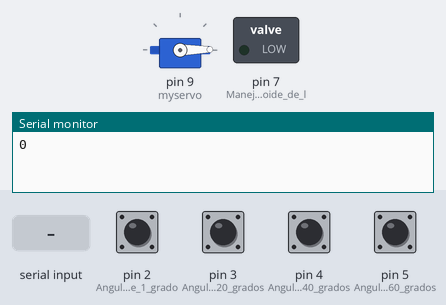
Bench run of a sketch on a simulated Arduino Uno, built with avr-gcc and run on an emulated ATmega328P. Shown: servo, switched loads named in the sketch (green lamp = pin HIGH), the last lines printed to the serial monitor. The inputs (shaded band) are chosen by the test bench; at power-on: pin 2 (Angulo_de_1_grado), pin 3 (Angulo_de_20_grados), pin 4 (Angulo_de_40_grados), pin 5 (Angulo_de_60_grados) HIGH.

Above: at 2.3 s.
2.4 s: pin 3 (Angulo_de_20_grados) pulled LOW for 0.15 s
At 6.2 s:
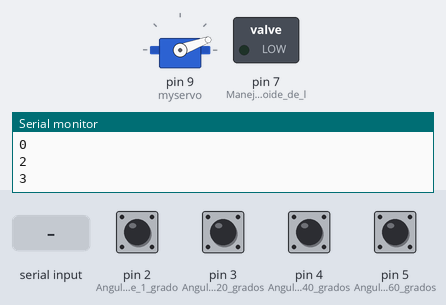
7.4 s: "30,150\n" received over Serial
At 13.5 s:
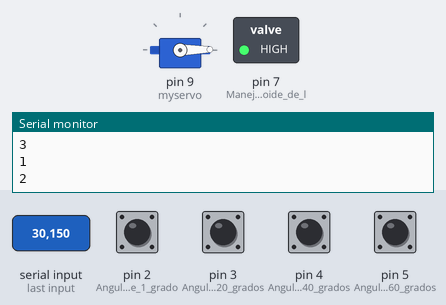
At 23.0 s:
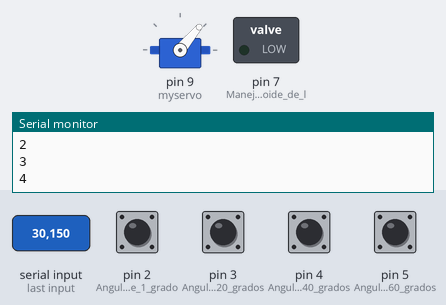
Timing chart, 0 to 23.2 s (numbered marks = the images above; inputs shaded):
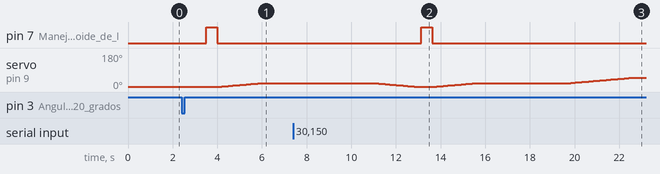

The sketch:

plano_inclinado_80.ino
```cpp
/******************************************************
#
#  Comunicacion con Arduino - Python
#
#  - PYTHON y ARDUINO "platican" indefinidamente
#  - El intercambio de información se realiza por el puerto serial
#    enviando y recibiendo información en formato de BYTES
#
#     Algoritmo:
#
#  1. ARDUINO envía el texto. "Hola mundo -> 1234"
#  2. Cuando Python encuentra la palabra "mundo", le envia
#     a ARDUINO el número 9 para que su LED 13 encienda
#     y apague 9 veces
#  3. El proceso se repite ciclicamente
#
#                                   31 / enero / 2022
#
#  Requiere tener conectado ARDUINO corriendo el programa en Python::
#
#   plano_inclinado_80.py
#
#*******************************************************/

/***********************************************************
 * ESTADOS DEL SISTEMA:
 * Mensajes:  0 - "Sistema Activado"
 *            1 - "Solicitud Recibida"
 *            2 - "Inicializa Esfera"
 *            3 - "Inicializa Plano Inclinado con Angulo CERO"
 *            4 - "Posiciona Plano Inclinado con Angulo SOLICITADO"
 *            5 - "Libera Esfera"
 *            6 - "Finaliza Experimento"
 *
 ***********************************************************/

#include <Servo.h>

Servo myservo;  // create servo object to control a servo

int angulo_actual = 1;
int angulo_objetivo = 1;
int inicio_secuencia = 1;
int retardo_angulo = 100;

String msg_enviado;
char option;
String data;
String comando;

int incomingByte = 0; // for incoming serial data
String cmd_recibido_python = "";

int pinLED = 13;

boolean sistema_on = true;
boolean experimento_en_curso = false;

void setup() {

  myservo.attach(9);  // attaches the servo on pin 9 to the servo object

  Serial.begin(9600);

 /*******************************
   * Interruptores manuales *
   *******************************/
  pinMode(2, INPUT);         // Angulo de 1 grado. Captura de canica
  digitalWrite(2, HIGH);     // turn on pullup resistors
  pinMode(3, INPUT);          // Angulo de 20 grados. Posicion HORIZONTAL
  digitalWrite(3, HIGH);     // turn on pullup resistors
  pinMode(4, INPUT);          // Angulo de 40 grados. [30 grados EFECTIVOS]
  digitalWrite(4, HIGH);     // turn on pullup resistors
  pinMode(5, INPUT);          // Angulo de 60 grados [50 grados EFECTIVOS]
  digitalWrite(5, HIGH);     // turn on pullup resistors

  pinMode(7, OUTPUT);       // Manejo del solenoide de liberacion

  myservo.write(1);

  desactivar_solenoida();

  msg_enviado = "0";      // 0 - "Sistema Activado"
  envia_msgs_python();

}

int entrada_2;

void loop() {

  if (!experimento_en_curso) {
    experimento_en_curso = true;
    recibe_msgs_python();
    // --- Sistema encendido ---
    if (sistema_on) {
      /*******************************
       * SIMULACIONES DE ANGULOS DE
       * INCLINACION
       *******************************/
      if(!digitalRead(2)){
        angulo_objetivo = 1;  // Angulo de 1 grado. Captura de canica
        inicio_secuencia = 1;
      }

      if(!digitalRead(3)){
        angulo_objetivo = 20; // Angulo de 20 grados. Posicion HORIZONTAL. 0 grados
        calibrar_angulo_cero();
        inicio_secuencia = 0;
      }

      if(!digitalRead(4)){
        angulo_objetivo = 50; // [30 grados EFECTIVOS]
        inicio_secuencia = 1;
      }

      if(!digitalRead(5)){
        angulo_objetivo = 65; // [45 grados EFECTIVOS]
        inicio_secuencia = 1;
      }

      if (angulo_objetivo != 1 && inicio_secuencia){
        Serial.flush();
        msg_enviado = "1";     // 1 - "Solicitud Recibida"
        envia_msgs_python();
        ejecuta_secuencia_posicionamiento();
        inicio_secuencia = 0;
      } else {
        posiciona_plano_inclinado();
      }
    } else {
      // --- Apagar Sistema ---
      sistema_on = false;
    }
    experimento_en_curso = false;
  }
}

void posiciona_plano_inclinado(){

 if (angulo_actual < angulo_objetivo) {
    for(int i=angulo_actual; i<=angulo_objetivo; i++){
      myservo.write(i);
      delay(retardo_angulo);
    }
  }

  if (angulo_actual > angulo_objetivo) {
    for(int i=angulo_actual; i>=angulo_objetivo; i--){
      myservo.write(i);
      delay(retardo_angulo);
    }
  }
  angulo_actual = angulo_objetivo;
}

void calibrar_angulo_cero(){
  // ---------------------------------------------------------------------
  //        Captura esfera en posicion inicial para experimento
  // ---------------------------------------------------------------------
  // --- Envia mensaje informativo a Python ---
  Serial.flush();
  msg_enviado = "2";      // 2 - "Inicializa Esfera"
  envia_msgs_python();
  // --- Posiciona plano en angulo negativo para captura de la esfera ---
  angulo_objetivo = 1;
  posiciona_plano_inclinado();
  delay(100);
  // --- Captura esfera en posicion inicial ---
  liberar_esfera();

  // ---------------------------------------------------------------------
  //        Posiciona Plano Inclinado en Angulo CERO (horizontal)
  // ---------------------------------------------------------------------
  // --- Posiciona plano en angulo 20 correspondiente a posicion HORIZONTAL ---
  // El angulo de 20 corresponde a un angulo de offset
  angulo_objetivo = 20;
  posiciona_plano_inclinado();
  // --- Envia mensaje informativo a Python ---
  Serial.flush();
  msg_enviado = "3";      // 3 - "Inicializa Plano Inclinado con Angulo CERO"
  envia_msgs_python();
  delay(2000);

}

void ejecuta_secuencia_posicionamiento(){

  int temp = angulo_objetivo;

  // ---------------------------------------------------------------------
  //        Captura esfera en posicion inicial para experimento
  // ---------------------------------------------------------------------
  // --- Envia mensaje informativo a Python ---
  Serial.flush();
  msg_enviado = "2";      // 2 - "Inicializa Esfera"
  envia_msgs_python();
  // --- Posiciona plano en angulo negativo para captura de la esfera ---
  angulo_objetivo = 1;
  posiciona_plano_inclinado();
  delay(100);
  // --- Captura esfera en posicion inicial ---
  liberar_esfera();

  // ---------------------------------------------------------------------
  //        Posiciona Plano Inclinado en Angulo CERO (horizontal)
  // ---------------------------------------------------------------------
  // --- Posiciona plano en angulo 20 correspondiente a posicion HORIZONTAL ---
  // El angulo de 20 corresponde a un angulo de offset
  angulo_objetivo = 20;
  posiciona_plano_inclinado();
  // --- Envia mensaje informativo a Python ---
  Serial.flush();
  msg_enviado = "3";      // 3 - "Inicializa Plano Inclinado con Angulo CERO"
  envia_msgs_python();
  delay(2000);

  // ---------------------------------------------------------------------
  //        Posiciona Plano Inclinado en Angulo SOLICITADO
  // ---------------------------------------------------------------------
  // --- Envia mensaje informativo a Python ---
  Serial.flush();
  msg_enviado = "4";      // 4 - "Posiciona Plano Inclinado con Angulo SOLICITADO"
  envia_msgs_python();
  // --- BLOQUEA Liberacion de esfera ---
  bloquear_esfera();
  // --- Posiciona plano en en Angulo SOLICITADO ---
  angulo_objetivo = temp;
  posiciona_plano_inclinado();
  delay(2000);

  // ---------------------------------------------------------------------
  //        LIBERA Esfera
  // ---------------------------------------------------------------------
  // --- Envia mensaje informativo a Python ---
  Serial.flush();
  msg_enviado = "5";      // 5 - "Libera Esfera"
  envia_msgs_python();
  delay(500);
  desactivar_solenoida();
  liberar_esfera();
  delay(3000);

  // ---------------------------------------------------------------------
  //        FINALIZA Experimento
  // ---------------------------------------------------------------------
  // --- Envia mensaje informativo a Python ---
  Serial.flush();
  msg_enviado = "6";     // 6 - "Finaliza Experimento"
  envia_msgs_python();
}

void liberar_esfera(){
  // --- Comprime SOLENOIDE ---
  // Permite el paso de la esfera
  digitalWrite(7, HIGH);
  digitalWrite(8, LOW);
  delay(500);
  // --- Desactiva SOLENOIDE ---
  // Impide el paso de la esfera
  // FUERZA DEBIL DEL SOLENOIDA
  digitalWrite(7, LOW);
  digitalWrite(8, LOW);
}

void bloquear_esfera(){
  // --- Expande SOLENOIDE ---
  // Impide el paso de la esfera
  // FUERZA FUERTE DEL SOLENOIDA
  digitalWrite(7, LOW);
  digitalWrite(8, HIGH);
}

void desactivar_solenoida(){
  // --- Desactiva SOLENOIDE ---
  // Impide el paso de la esfera
  // FUERZA FUERTE DEL SOLENOIDA
  digitalWrite(7, LOW);
  digitalWrite(8, LOW);
  delay(100);
}

void envia_msgs_python(){
  Serial.println(msg_enviado);
  delay(1000);
}

void recibe_msgs_python(){

   if (Serial.available() > 0) {
    // Delay para dar tiempo al buffer para que reciba todos los caracteres
    delay(20);
    // String para almacenar todos los caracteres recibidos
    cmd_recibido_python = "";
    // ---------------------------------
    //  Lectura de los caracteres leidos
    //  en el buffer: "cmd_recibido_python"
    // ---------------------------------
    while (Serial.available() > 0) {
       cmd_recibido_python += (char)Serial.read();
    }

    if (cmd_recibido_python.toInt() < 50) {
      angulo_objetivo = cmd_recibido_python.toInt() + 20;  // Angulo Solicitado por mqtt
      inicio_secuencia = 1;
    } else {
      // Apagar Sistema
      sistema_on = false;
      // Guardar Sistema
      angulo_objetivo = 1;  // Angulo de 1 grado. Captura de canica
      posiciona_plano_inclinado();
      delay(200);
      // --- Captura esfera en posicion inicial ---
      liberar_esfera();
    }
    while (Serial.available()>0)  Serial.read();
   }
}
```

Measured:
- after the input at 2.4 s, pin 7 (Manejo_del_solenoide_de_l): LOW → HIGH after 1.1 s, → LOW 0.50 s later; servo on pin 9 (myservo): moves from 1° to 20° over 1.8 s, starting after 1.7 s
- after the input at 7.4 s, pin 7 (Manejo_del_solenoide_de_l): LOW → HIGH after 5.7 s, → LOW 0.50 s later; servo on pin 9 (myservo): 20° → 19° after 3.7 s, → 18° 0.10 s later, → 17° 0.10 s later, → 16° 0.10 s later, … (68 changes in this stretch)
